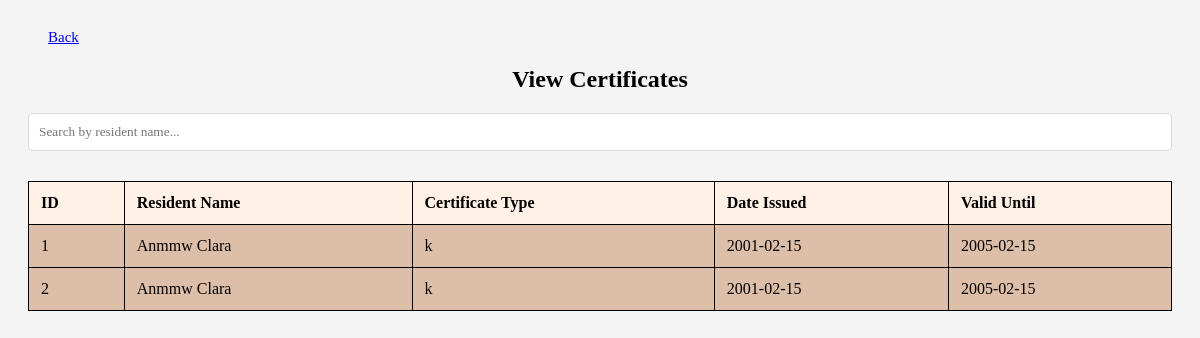
/view_certificates.php, run on the app's committed database.
### tables this page shows
CREATE TABLE `certificates` (
  `id` int(11) NOT NULL,
  `certificate_type` varchar(255) NOT NULL,
  `date_issued` date NOT NULL,
  `valid_until` date NOT NULL,
  `resident_id` int(11) DEFAULT NULL
);

CREATE TABLE `residents` (
  `id` int(11) NOT NULL,
  `first_name` varchar(255) NOT NULL,
  `middle_name` varchar(255) NOT NULL,
  `last_name` varchar(255) NOT NULL,
  `nick_name` varchar(255) NOT NULL,
  `gender` varchar(255) NOT NULL,
  `birth_date` date NOT NULL,
  `place_of_birth` varchar(255) NOT NULL,
  `civil_status` varchar(255) NOT NULL,
  `occupation` varchar(255) NOT NULL,
  `religion` varchar(255) NOT NULL,
  `lot` varchar(255) NOT NULL,
  `purok` varchar(255) NOT NULL,
  `resident_status` varchar(255) NOT NULL,
  `voter_status` varchar(255) NOT NULL,
  `person_with_disability` varchar(255) NOT NULL,
  `email` varchar(255) NOT NULL,
  `phone_number` varchar(255) NOT NULL,
  `telephone` varchar(255) NOT NULL,
  `photo` varchar(255) NOT NULL
);

### view_certificates.php (the view, shortened to what this page needs)
<?php
include 'database.php';
$search_query = "";
$certificates_query = "SELECT certificates.id, certificates.certificate_type, certificates.date_issued, certificates.valid_until, residents.first_name, residents.last_name
                       FROM certificates
                       INNER JOIN residents ON certificates.resident_id = residents.id
                       WHERE residents.first_name LIKE '%$search_query%'
                       OR residents.last_name LIKE '%$search_query%'
                       ORDER BY certificates.date_issued DESC";
$certificates_result = $conn->query($certificates_query);
?>
<!DOCTYPE html>
<html lang="en">
<head>
    <link rel="stylesheet" href="https://cdnjs.cloudflare.com/ajax/libs/font-awesome/6.0.0-beta3/css/all.min.css">
</head>
<body>
<a href="certificates.php" style="font-size: 15px; margin-left: 10px; padding: 10px;">Back</a>
<h2 align="center">View Certificates</h2>
<div class="search-box">
    <input type="text" id="searchInput" onkeyup="searchCertificates()" placeholder="Search by resident name..." value="<?php echo htmlspecialchars($search_query); ?>">
</div>
<table>
    <thead>
        <tr>
            <th>ID</th>
            <th>Resident Name</th>
            <th>Certificate Type</th>
            <th>Date Issued</th>
            <th>Valid Until</th>
        </tr>
    </thead>
    <tbody id="certificateTableBody">
        <?php
        if ($certificates_result->num_rows > 0) {
            while ($row = $certificates_result->fetch_assoc()) {
                echo "<tr>
                        <td>{$row['id']}</td>
                        <td>{$row['first_name']} {$row['last_name']}</td>
                        <td>{$row['certificate_type']}</td>
                        <td>{$row['date_issued']}</td>
                        <td>{$row['valid_until']}</td>
                      </tr>";
            }
        } else {
            echo "<tr><td colspan='5'>No certificates found.</td></tr>";
        }
        ?>
    </tbody>
</table>
</body>
</html>

### view_certificates.php (style rules this page uses)
* { font-family: cursive; }
body { background-color: #f4f4f4; padding: 20px; }
table { width: 100%; border-collapse: collapse; background-color: #ddbea9; margin-top: 20px; }
th, td { padding: 12px; text-align: left; border-bottom: 1px solid #dddddd; border: 1px solid black; }
th { background-color: #fff1e6; }
input[type="text"] { width: 100%; padding: 10px; margin-bottom: 10px; }
.search-box { margin-bottom: 20px; display: flex; justify-content: flex-start; }
.search-box input { padding: 10px; width: 100%; border: 1px solid #ddd; border-radius: 5px; }

### data on the page
certificates: id "1", resident.first_name "Anmmw", resident.last_name "Clara", certificate_type "k", date_issued "2001-02-15", valid_until "2005-02-15"
certificates: id "2", resident.first_name "Anmmw", resident.last_name "Clara", certificate_type "k", date_issued "2001-02-15", valid_until "2005-02-15"
